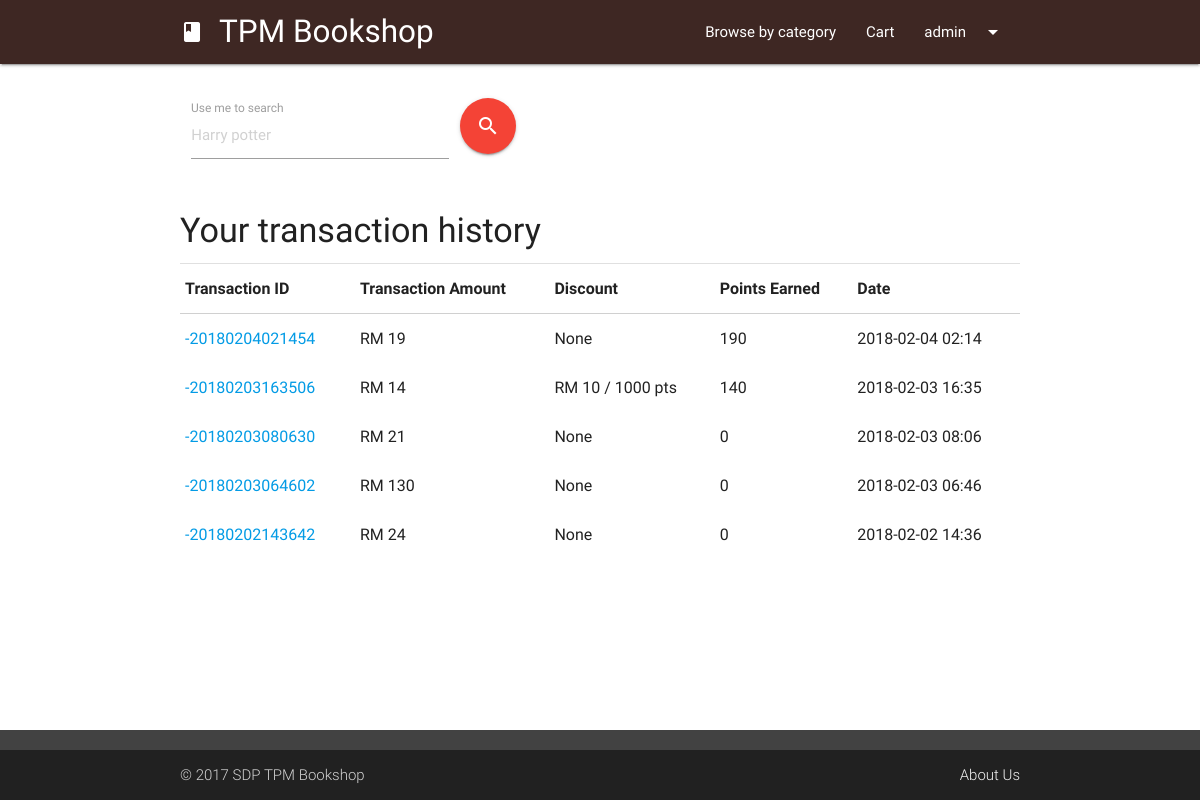
Page /transaction-more.php (signed in) on the committed database.
### tables this page shows
CREATE TABLE `transaction` (
  `transactionID` varchar(255) NOT NULL,
  `transactionUser` varchar(255) NOT NULL,
  `transactionTotal` int(255) NOT NULL,
  `transactionPoint` int(11) NOT NULL,
  `transactionDiscount` int(5) NOT NULL DEFAULT '0',
  `transactionCard` int(11) NOT NULL,
  `transactionDate` varchar(50) NOT NULL
);

### transaction-more.php (the view, shortened to what this page needs)
<?php session_start();
include "php/connect.php";
$currentUser = $_SESSION['tpmb-user'];
?>
<head>
	<link type="text/css" rel="stylesheet" href="css/materialize.min.css" media="screen,projection" />
	<link type="text/css" rel="stylesheet" href="css/tpmb.css" media="screen,projection" />
</head>
<body>
<?php
  include "ui/header.php";?>
  <main class="container">
    <div class="row margintop4">
			<?php include "ui/searchUI.php"; ?>
    </div>
    <h4 class="left-align col s12 m6 offset-m3 margintop4">Your transaction history</h4>
    <div class="divider"></div>
		<table class="highlight responsive-table">
      <thead>
        <tr><th>Transaction ID</th><th>Transaction Amount</th><th>Discount</th><th>Points Earned</th><th>Date</th></tr>
      </thead>
      <tbody>
		<?php
    $userTransactionArray=mysqli_query($conn,"SELECT * FROM transaction WHERE transactionUser = '$currentUser' ORDER BY transactionDate DESC");
		while($userTransaction = mysqli_fetch_array($userTransactionArray)){
			$ti = strstr($userTransaction['transactionID'],'-2'); ?>
			<tr>
				<td><a target="_blank" href="transaction-slip.php?transID=<?php echo $ti; ?>"><?php echo $ti; ?></a></td>
				<td>RM <?php echo $userTransaction['transactionTotal']; ?></td>
				<td><?php if($userTransaction['transactionDiscount'] == 0){ echo "None"; } else {
				echo "RM " . $userTransaction['transactionDiscount'] . " / " . $userTransaction['transactionDiscount']*100 . " pts";} ?>
				</td>
				<td><?php echo $userTransaction['transactionPoint']; ?></td>
				<td><?php echo $userTransaction['transactionDate']; ?></td>
			</tr>
      <?php } ?>
      </tbody>
    </table>
  </main>
</body>

### css/tpmb.css (style rules this page uses)
body { display: flex; min-height: 100vh; flex-direction: column; }
main { flex: 1 0 auto; }
.margintop4 { margin-top : 4%; }

### rows in the picture
transaction: transactionID "-20180204021454", transactionTotal "19", transactionDiscount "None", transactionPoint "190", transactionDate "2018-02-04 02:14"
transaction: transactionID "-20180203163506", transactionTotal "14", transactionDiscount "10", $userTransaction['transactionDiscount']*100 "1000", transactionPoint "140", transactionDate "2018-02-03 16:35"
transaction: transactionID "-20180203080630", transactionTotal "21", transactionDiscount "None", transactionPoint "0", transactionDate "2018-02-03 08:06"
transaction: transactionID "-20180203064602", transactionTotal "130", transactionDiscount "None", transactionPoint "0", transactionDate "2018-02-03 06:46"
transaction: transactionID "-20180202143642", transactionTotal "24", transactionDiscount "None", transactionPoint "0", transactionDate "2018-02-02 14:36"

### other values in the picture
$_SESSION['tpmb-user'] "admin"
